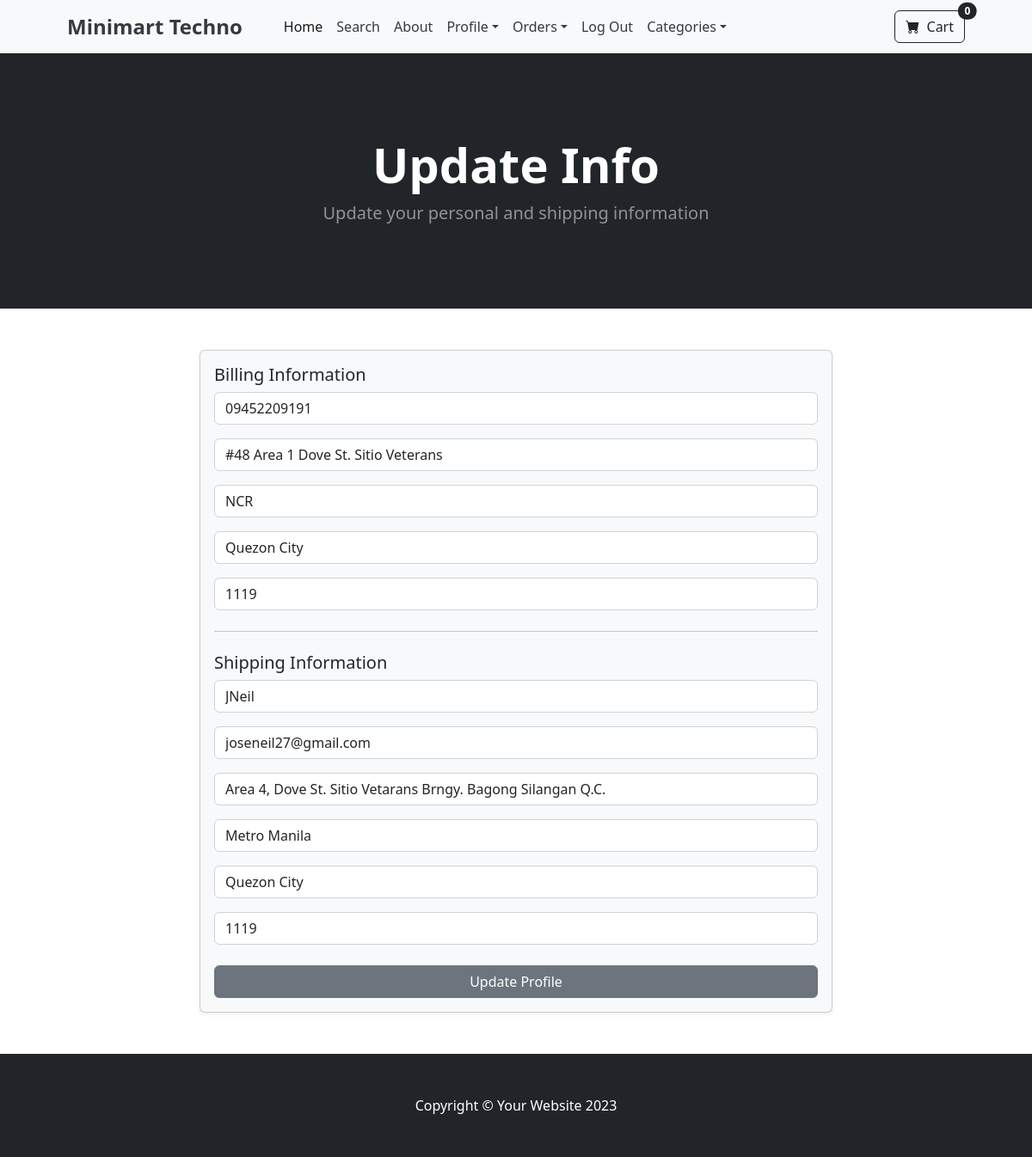
The page /update_info/ (signed in) on the database its author committed.
### store/models.py (models this page shows, shortened)
class Profile(models.Model):
    user = models.OneToOneField(User, on_delete=models.CASCADE)
    date_modified = models.DateTimeField(User, auto_now=True)
    phone = models.CharField(max_length=50, blank=True)
    address1 = models.CharField(max_length=200, blank=True)
    region = models.CharField(max_length=200, blank=True)
    city = models.CharField(max_length=200, blank=True)
    postalcode = models.CharField(max_length=200, blank=True)
    old_cart = models.CharField(max_length=200, blank=True, null=True)

### payment/models.py (models this page shows, shortened)
class ShippingAddress(models.Model):
    user = models.ForeignKey(User, on_delete=models.CASCADE, null=True, blank=True)
    shipping_full_name = models.CharField(max_length=255)
    shipping_email = models.CharField(max_length=255)
    shipping_address1 = models.CharField(max_length=255)
    shipping_region = models.CharField(max_length=255)
    shipping_city = models.CharField(max_length=255)
    shipping_postalcode = models.CharField(max_length=255)
    class Meta:
        verbose_name_plural = "Shipping Address"

### store/views.py (the view)
# urls.py: path('update_info/', views.update_info, name='update_info'),
def update_info(request):
    if request.user.is_authenticated:
        current_user = Profile.objects.get(user__id=request.user.id)
        shipping_user = ShippingAddress.objects.get(user__id=request.user.id)
        form = UserInfoForm(request.POST or None, instance=current_user)
        shipping_form = ShippingForm(request.POST or None, instance=shipping_user)
        if form.is_valid() or shipping_form.is_valid():
            form.save()
            shipping_form.save()
            messages.success(request, "Your Info Has Been Updated!!")
            return redirect('home')
        return render(request, "update_info.html", {'form': form, 'shipping_form': shipping_form})
    else:
        messages.success(request, "You Must Be Logged In To Access That Page...")
        return redirect('home')

### store/forms.py
class UserInfoForm(forms.ModelForm):
    phone = forms.CharField(label="", widget=forms.TextInput(attrs={'class': 'form-control', 'placeholder': 'Phone'}), required=False)
    address1 = forms.CharField(label="", widget=forms.TextInput(attrs={'class': 'form-control', 'placeholder': 'Address 1'}), required=False)
    region = forms.CharField(label="", widget=forms.TextInput(attrs={'class': 'form-control', 'placeholder': 'Region'}), required=False)
    city = forms.CharField(label="", widget=forms.TextInput(attrs={'class': 'form-control', 'placeholder': 'City'}), required=False)
    postalcode = forms.CharField(label="", widget=forms.TextInput(attrs={'class': 'form-control', 'placeholder': 'Postal Code'}), required=False)
    class Meta:
        model = Profile
        fields = ('phone', 'address1', 'region', 'city', 'postalcode',)

### payment/forms.py
class ShippingForm(forms.ModelForm):
    shipping_full_name = forms.CharField(label="", widget=forms.TextInput(attrs={'class': 'form-control', 'placeholder': 'Full Name'}), required=True)
    shipping_email = forms.CharField(label="", widget=forms.TextInput(attrs={'class': 'form-control', 'placeholder': 'Email Address'}), required=True)
    shipping_address1 = forms.CharField(label="", widget=forms.TextInput(attrs={'class': 'form-control', 'placeholder': 'Address 1'}), required=True)
    shipping_region = forms.CharField(label="", widget=forms.TextInput(attrs={'class': 'form-control', 'placeholder': 'Region'}), required=True)
    shipping_city = forms.CharField(label="", widget=forms.TextInput(attrs={'class': 'form-control', 'placeholder': 'City'}), required=True)
    shipping_postalcode = forms.CharField(label="", widget=forms.TextInput(attrs={'class': 'form-control', 'placeholder': 'Postal Code'}), required=True)
    class Meta:
        model = ShippingAddress
        fields = ['shipping_full_name', 'shipping_email', 'shipping_address1', 'shipping_region', 'shipping_city', 'shipping_postalcode']
        exclude = ['user', ]

### cart/cart.py (called while the page is built)
    def __len__(self):
        return len(self.cart)

### cart/context_processors.py (called while the page is built)
def cart(request):
    return {'cart': Cart(request)}

### store/templates/update_info.html (shortened to what this page needs)
{% extends 'base.html' %}
{% block content %}
<header class="bg-dark py-5">
    <div class="container px-4 px-lg-5 my-5">
        <div class="text-center text-white">
            <h1 class="display-4 fw-bolder">Update Info</h1>
            <p class="lead fw-normal text-white-50 mb-0">Update your personal and shipping information</p>
        </div>
    </div>
</header>
<div class="container">
    <div class="row justify-content-center">
        <div class="col-lg-8 col-md-10 col-sm-12">
            <br/><br/>
            <div class="card shadow-sm bg-light">
                <div class="card-body">
                    <form method="POST" action="{% url 'update_info' %}">
                        <h5 class="card-title">Billing Information</h5>
                        {{ form.as_p }}
                        <hr class="my-4">
                        <h5 class="card-title">Shipping Information</h5>
                        {{ shipping_form.as_p }}
                        <div class="d-grid mt-4">
                            <button type="submit" class="btn btn-secondary">Update Profile</button>
                        </div>
                    </form>
                </div>
            </div>
            <br/><br/>
        </div>
    </div>
</div>
{% endblock %}

### rows shown on the page
Profile: phone "09452209191", address1 "#48 Area 1 Dove St. Sitio Veterans", region "NCR", city "Quezon City", postalcode "1119"
ShippingAddress: shipping_full_name "JNeil", shipping_email "joseneil27@gmail.com", shipping_address1 "Area 4, Dove St. Sitio Vetarans Brngy. Bagong Silangan Q.C.", shipping_region "Metro Manila", shipping_city "Quezon City", shipping_postalcode "1119"

### other values the page prints
{{ cart|length }} "0"
